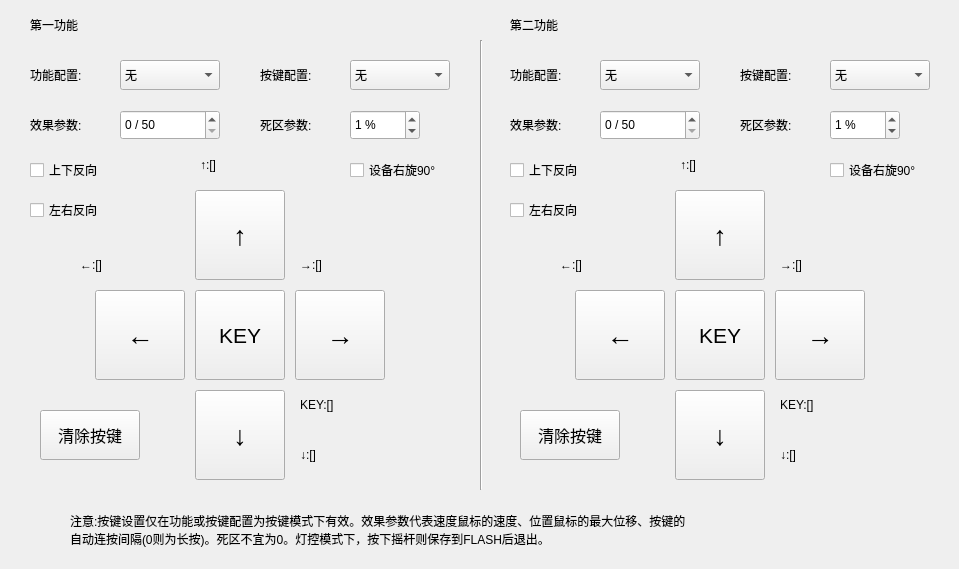
   <widget class="QWidget" name="tab_r">
    <attribute name="title">
     <string>摇杆</string>
    </attribute>
    <widget class="QComboBox" name="cBox_r_1">
     <property name="geometry">
      <rect>
       <x>120</x>
       <y>60</y>
       <width>100</width>
       <height>30</height>
      </rect>
     </property>
     <property name="focusPolicy">
      <enum>Qt::NoFocus</enum>
     </property>
     <item>
      <property name="text">
       <string>无</string>
      </property>
     </item>
     <item>
      <property name="text">
       <string>速度鼠标</string>
      </property>
     </item>
     <item>
      <property name="text">
       <string>位置鼠标</string>
      </property>
     </item>
     <item>
      <property name="text">
       <string>4向4键</string>
      </property>
     </item>
     <item>
      <property name="text">
       <string>8向4键</string>
      </property>
     </item>
    </widget>
    <widget class="QSpinBox" name="spinBox_v_1">
     <property name="geometry">
      <rect>
       <x>120</x>
       <y>110</y>
       <width>100</width>
       <height>30</height>
      </rect>
     </property>
     <property name="focusPolicy">
      <enum>Qt::NoFocus</enum>
     </property>
     <property name="suffix">
      <string> / 50</string>
     </property>
     <property name="maximum">
      <number>50</number>
     </property>
    </widget>
    <widget class="QComboBox" name="cBox_r_2">
     <property name="geometry">
      <rect>
       <x>600</x>
       <y>60</y>
       <width>100</width>
       <height>30</height>
      </rect>
     </property>
     <property name="focusPolicy">
      <enum>Qt::NoFocus</enum>
     </property>
     <item>
      <property name="text">
       <string>无</string>
      </property>
     </item>
     <item>
      <property name="text">
       <string>速度鼠标</string>
      </property>
     </item>
     <item>
      <property name="text">
       <string>位置鼠标</string>
      </property>
     </item>
     <item>
      <property name="text">
       <string>4向4键</string>
      </property>
     </item>
     <item>
      <property name="text">
       <string>8向4键</string>
      </property>
     </item>
    </widget>
    <widget class="QSpinBox" name="spinBox_v_2">
     <property name="geometry">
      <rect>
       <x>600</x>
       <y>110</y>
       <width>100</width>
       <height>30</height>
      </rect>
     </property>
     <property name="focusPolicy">
      <enum>Qt::NoFocus</enum>
     </property>
     <property name="suffix">
      <string> / 50</string>
     </property>
     <property name="maximum">
      <number>50</number>
     </property>
    </widget>
    <widget class="QSpinBox" name="spinBox_r_1">
     <property name="geometry">
      <rect>
       <x>350</x>
       <y>110</y>
       <width>70</width>
       <height>30</height>
      </rect>
     </property>
     <property name="focusPolicy">
      <enum>Qt::NoFocus</enum>
     </property>
     <property name="suffix">
      <string> %</string>
     </property>
     <property name="maximum">
      <number>100</number>
     </property>
     <property name="value">
      <number>1</number>
     </property>
    </widget>
    <widget class="QSpinBox" name="spinBox_r_2">
     <property name="geometry">
      <rect>
       <x>830</x>
       <y>110</y>
       <width>70</width>
       <height>30</height>
      </rect>
     </property>
     <property name="focusPolicy">
      <enum>Qt::NoFocus</enum>
     </property>
     <property name="suffix">
      <string> %</string>
     </property>
     <property name="maximum">
      <number>100</number>
     </property>
     <property name="value">
      <number>1</number>
     </property>
    </widget>
    <widget class="QPushButton" name="key_r_1_0">
     <property name="geometry">
      <rect>
       <x>195</x>
       <y>190</y>
       <width>90</width>
       <height>90</height>
      </rect>
     </property>
     <property name="font">
      <font>
       <pointsize>20</pointsize>
      </font>
     </property>
     <property name="focusPolicy">
      <enum>Qt::NoFocus</enum>
     </property>
     <property name="text">
      <string>↑</string>
     </property>
    </widget>
    <widget class="QPushButton" name="key_r_2_0">
     <property name="geometry">
      <rect>
       <x>675</x>
       <y>190</y>
       <width>90</width>
       <height>90</height>
      </rect>
     </property>
     <property name="font">
      <font>
       <pointsize>20</pointsize>
      </font>
     </property>
     <property name="focusPolicy">
      <enum>Qt::NoFocus</enum>
     </property>
     <property name="text">
      <string>↑</string>
     </property>
    </widget>
    <widget class="QPushButton" name="key_r_1_1">
     <property name="geometry">
      <rect>
       <x>195</x>
       <y>390</y>
       <width>90</width>
       <height>90</height>
      </rect>
     </property>
     <property name="font">
      <font>
       <pointsize>20</pointsize>
      </font>
     </property>
     <property name="focusPolicy">
      <enum>Qt::NoFocus</enum>
     </property>
     <property name="text">
      <string>↓</string>
     </property>
    </widget>
    <widget class="QPushButton" name="key_r_1_2">
     <property name="geometry">
      <rect>
       <x>95</x>
       <y>290</y>
       <width>90</width>
       <height>90</height>
      </rect>
     </property>
     <property name="font">
      <font>
       <pointsize>20</pointsize>
      </font>
     </property>
     <property name="focusPolicy">
      <enum>Qt::NoFocus</enum>
     </property>
     <property name="text">
      <string>←</string>
     </property>
    </widget>
    <widget class="QPushButton" name="key_r_1_3">
     <property name="geometry">
      <rect>
       <x>295</x>
       <y>290</y>
       <width>90</width>
       <height>90</height>
      </rect>
     </property>
     <property name="font">
      <font>
       <pointsize>20</pointsize>
      </font>
     </property>
     <property name="focusPolicy">
      <enum>Qt::NoFocus</enum>
     </property>
     <property name="text">
      <string>→</string>
     </property>
    </widget>
    <widget class="QPushButton" name="key_r_2_1">
     <property name="geometry">
      <rect>
       <x>675</x>
       <y>390</y>
       <width>90</width>
       <height>90</height>
      </rect>
     </property>
     <property name="font">
      <font>
       <pointsize>20</pointsize>
      </font>
     </property>
     <property name="focusPolicy">
      <enum>Qt::NoFocus</enum>
     </property>
     <property name="text">
      <string>↓</string>
     </property>
    </widget>
    <widget class="QPushButton" name="key_r_2_2">
     <property name="geometry">
      <rect>
       <x>575</x>
       <y>290</y>
       <width>90</width>
       <height>90</height>
      </rect>
     </property>
     <property name="font">
      <font>
       <pointsize>20</pointsize>
      </font>
     </property>
     <property name="focusPolicy">
      <enum>Qt::NoFocus</enum>
     </property>
     <property name="text">
      <string>←</string>
     </property>
    </widget>
    <widget class="QPushButton" name="key_r_2_3">
     <property name="geometry">
      <rect>
       <x>775</x>
       <y>290</y>
       <width>90</width>
       <height>90</height>
      </rect>
     </property>
     <property name="font">
      <font>
       <pointsize>20</pointsize>
      </font>
     </property>
     <property name="focusPolicy">
      <enum>Qt::NoFocus</enum>
     </property>
     <property name="text">
      <string>→</string>
     </property>
    </widget>
    <widget class="Line" name="line">
     <property name="geometry">
      <rect>
       <x>480</x>
       <y>40</y>
       <width>3</width>
       <height>450</height>
      </rect>
     </property>
     <property name="focusPolicy">
      <enum>Qt::NoFocus</enum>
     </property>
     <property name="orientation">
      <enum>Qt::Vertical</enum>
     </property>
    </widget>
    <widget class="QPushButton" name="key_r_1">
     <property name="geometry">
      <rect>
       <x>195</x>
       <y>290</y>
       <width>90</width>
       <height>90</height>
      </rect>
     </property>
     <property name="font">
      <font>
       <pointsize>16</pointsize>
      </font>
     </property>
     <property name="focusPolicy">
      <enum>Qt::NoFocus</enum>
     </property>
     <property name="text">
      <string>KEY</string>
     </property>
    </widget>
    <widget class="QLabel" name="label_8">
     <property name="geometry">
      <rect>
       <x>30</x>
       <y>10</y>
       <width>100</width>
       <height>30</height>
      </rect>
     </property>
     <property name="focusPolicy">
      <enum>Qt::NoFocus</enum>
     </property>
     <property name="text">
      <string>第一功能</string>
     </property>
    </widget>
    <widget class="QLabel" name="label_9">
     <property name="geometry">
      <rect>
       <x>510</x>
       <y>10</y>
       <width>100</width>
       <height>30</height>
      </rect>
     </property>
     <property name="focusPolicy">
      <enum>Qt::NoFocus</enum>
     </property>
     <property name="text">
      <string>第二功能</string>
     </property>
    </widget>
    <widget class="QLabel" name="label_12">
     <property name="geometry">
      <rect>
       <x>30</x>
       <y>60</y>
       <width>100</width>
       <height>30</height>
      </rect>
     </property>
     <property name="focusPolicy">
      <enum>Qt::NoFocus</enum>
     </property>
     <property name="text">
      <string>功能配置:</string>
     </property>
    </widget>
    <widget class="QLabel" name="label_13">
     <property name="geometry">
      <rect>
       <x>510</x>
       <y>60</y>
       <width>100</width>
       <height>30</height>
      </rect>
     </property>
     <property name="focusPolicy">
      <enum>Qt::NoFocus</enum>
     </property>
     <property name="text">
      <string>功能配置:</string>
     </property>
    </widget>
    <widget class="QLabel" name="label_14">
     <property name="geometry">
      <rect>
       <x>30</x>
       <y>110</y>
       <width>100</width>
       <height>30</height>
      </rect>
     </property>
     <property name="focusPolicy">
      <enum>Qt::NoFocus</enum>
     </property>
     <property name="text">
      <string>效果参数:</string>
     </property>
    </widget>
    <widget class="QLabel" name="label_15">
     <property name="geometry">
      <rect>
       <x>510</x>
       <y>110</y>
       <width>100</width>
       <height>30</height>
      </rect>
     </property>
     <property name="focusPolicy">
      <enum>Qt::NoFocus</enum>
     </property>
     <property name="text">
      <string>效果参数:</string>
     </property>
    </widget>
    <widget class="QLabel" name="label_16">
     <property name="geometry">
      <rect>
       <x>260</x>
       <y>110</y>
       <width>100</width>
       <height>30</height>
      </rect>
     </property>
     <property name="focusPolicy">
      <enum>Qt::NoFocus</enum>
     </property>
     <property name="text">
      <string>死区参数:</string>
     </property>
    </widget>
    <widget class="QLabel" name="label_17">
     <property name="geometry">
      <rect>
       <x>740</x>
       <y>110</y>
       <width>100</width>
       <height>30</height>
      </rect>
     </property>
     <property name="focusPolicy">
      <enum>Qt::NoFocus</enum>
     </property>
     <property name="text">
      <string>死区参数:</string>
     </property>
    </widget>
    <widget class="QPushButton" name="key_r_2">
     <property name="geometry">
      <rect>
       <x>675</x>
       <y>290</y>
       <width>90</width>
       <height>90</height>
      </rect>
     </property>
     <property name="font">
      <font>
       <pointsize>16</pointsize>
      </font>
     </property>
     <property name="focusPolicy">
      <enum>Qt::NoFocus</enum>
     </property>
     <property name="text">
      <string>KEY</string>
     </property>
    </widget>
    <widget class="QLabel" name="lb_r_1_0">
     <property name="geometry">
      <rect>
       <x>200</x>
       <y>150</y>
       <width>120</width>
       <height>30</height>
      </rect>
     </property>
     <property name="focusPolicy">
      <enum>Qt::NoFocus</enum>
     </property>
     <property name="text">
      <string>↑:[]</string>
     </property>
    </widget>
    <widget class="QLabel" name="lb_r_1_1">
     <property name="geometry">
      <rect>
       <x>300</x>
       <y>440</y>
       <width>120</width>
       <height>30</height>
      </rect>
     </property>
     <property name="focusPolicy">
      <enum>Qt::NoFocus</enum>
     </property>
     <property name="text">
      <string>↓:[]</string>
     </property>
    </widget>
    <widget class="QLabel" name="lb_r_1_2">
     <property name="geometry">
      <rect>
       <x>80</x>
       <y>250</y>
       <width>120</width>
       <height>30</height>
      </rect>
     </property>
     <property name="focusPolicy">
      <enum>Qt::NoFocus</enum>
     </property>
     <property name="text">
      <string>←:[]</string>
     </property>
    </widget>
    <widget class="QLabel" name="lb_r_1_3">
     <property name="geometry">
      <rect>
       <x>300</x>
       <y>250</y>
       <width>120</width>
       <height>30</height>
      </rect>
     </property>
     <property name="focusPolicy">
      <enum>Qt::NoFocus</enum>
     </property>
     <property name="text">
      <string>→:[]</string>
     </property>
    </widget>
    <widget class="QLabel" name="lb_r_1">
     <property name="geometry">
      <rect>
       <x>300</x>
       <y>390</y>
       <width>120</width>
       <height>30</height>
      </rect>
     </property>
     <property name="focusPolicy">
      <enum>Qt::NoFocus</enum>
     </property>
     <property name="text">
      <string>KEY:[]</string>
     </property>
    </widget>
    <widget class="QLabel" name="lb_r_2">
     <property name="geometry">
      <rect>
       <x>780</x>
       <y>390</y>
       <width>120</width>
       <height>30</height>
      </rect>
     </property>
     <property name="focusPolicy">
      <enum>Qt::NoFocus</enum>
     </property>
     <property name="text">
      <string>KEY:[]</string>
     </property>
    </widget>
    <widget class="QLabel" name="lb_r_2_0">
     <property name="geometry">
      <rect>
       <x>680</x>
       <y>150</y>
       <width>120</width>
       <height>30</height>
      </rect>
     </property>
     <property name="focusPolicy">
      <enum>Qt::NoFocus</enum>
     </property>
     <property name="text">
      <string>↑:[]</string>
     </property>
    </widget>
    <widget class="QLabel" name="lb_r_2_1">
     <property name="geometry">
      <rect>
       <x>780</x>
       <y>440</y>
       <width>120</width>
       <height>30</height>
      </rect>
     </property>
     <property name="focusPolicy">
      <enum>Qt::NoFocus</enum>
     </property>
     <property name="text">
      <string>↓:[]</string>
     </property>
    </widget>
    <widget class="QLabel" name="lb_r_2_2">
     <property name="geometry">
      <rect>
       <x>560</x>
       <y>250</y>
       <width>120</width>
       <height>30</height>
      </rect>
     </property>
     <property name="focusPolicy">
      <enum>Qt::NoFocus</enum>
     </property>
     <property name="text">
      <string>←:[]</string>
     </property>
    </widget>
    <widget class="QLabel" name="lb_r_2_3">
     <property name="geometry">
      <rect>
       <x>780</x>
       <y>250</y>
       <width>120</width>
       <height>30</height>
      </rect>
     </property>
     <property name="focusPolicy">
      <enum>Qt::NoFocus</enum>
     </property>
     <property name="text">
      <string>→:[]</string>
     </property>
    </widget>
    <widget class="QLabel" name="label_20">
     <property name="geometry">
      <rect>
       <x>70</x>
       <y>500</y>
       <width>800</width>
       <height>60</height>
      </rect>
     </property>
     <property name="focusPolicy">
      <enum>Qt::NoFocus</enum>
     </property>
     <property name="text">
      <string>注意:按键设置仅在功能或按键配置为按键模式下有效。效果参数代表速度鼠标的速度、位置鼠标的最大位移、按键的
自动连按间隔(0则为长按)。死区不宜为0。灯控模式下，按下摇杆则保存到FLASH后退出。</string>
     </property>
    </widget>
    <widget class="QCheckBox" name="cB_r_y_1">
     <property name="geometry">
      <rect>
       <x>30</x>
       <y>160</y>
       <width>100</width>
       <height>20</height>
      </rect>
     </property>
     <property name="focusPolicy">
      <enum>Qt::NoFocus</enum>
     </property>
     <property name="text">
      <string>上下反向</string>
     </property>
    </widget>
    <widget class="QCheckBox" name="cB_r_y_2">
     <property name="geometry">
      <rect>
       <x>510</x>
       <y>160</y>
       <width>100</width>
       <height>20</height>
      </rect>
     </property>
     <property name="focusPolicy">
      <enum>Qt::NoFocus</enum>
     </property>
     <property name="text">
      <string>上下反向</string>
     </property>
    </widget>
    <widget class="QCheckBox" name="cB_r_x_1">
     <property name="geometry">
      <rect>
       <x>30</x>
       <y>200</y>
       <width>100</width>
       <height>20</height>
      </rect>
     </property>
     <property name="focusPolicy">
      <enum>Qt::NoFocus</enum>
     </property>
     <property name="text">
      <string>左右反向</string>
     </property>
    </widget>
    <widget class="QCheckBox" name="cB_r_x_2">
     <property name="geometry">
      <rect>
       <x>510</x>
       <y>200</y>
       <width>100</width>
       <height>20</height>
      </rect>
     </property>
     <property name="focusPolicy">
      <enum>Qt::NoFocus</enum>
     </property>
     <property name="text">
      <string>左右反向</string>
     </property>
    </widget>
    <widget class="QLabel" name="label_41">
     <property name="geometry">
      <rect>
       <x>260</x>
       <y>60</y>
       <width>100</width>
       <height>30</height>
      </rect>
     </property>
     <property name="focusPolicy">
      <enum>Qt::NoFocus</enum>
     </property>
     <property name="text">
      <string>按键配置:</string>
     </property>
    </widget>
    <widget class="QComboBox" name="cBox_r_key_1">
     <property name="geometry">
      <rect>
       <x>350</x>
       <y>60</y>
       <width>100</width>
       <height>30</height>
      </rect>
     </property>
     <property name="focusPolicy">
      <enum>Qt::NoFocus</enum>
     </property>
     <item>
      <property name="text">
       <string>无</string>
      </property>
     </item>
     <item>
      <property name="text">
       <string>单按键</string>
      </property>
     </item>
    </widget>
    <widget class="QLabel" name="label_42">
     <property name="geometry">
      <rect>
       <x>740</x>
       <y>60</y>
       <width>100</width>
       <height>30</height>
      </rect>
     </property>
     <property name="focusPolicy">
      <enum>Qt::NoFocus</enum>
     </property>
     <property name="text">
      <string>按键配置:</string>
     </property>
    </widget>
    <widget class="QComboBox" name="cBox_r_key_2">
     <property name="geometry">
      <rect>
       <x>830</x>
       <y>60</y>
       <width>100</width>
       <height>30</height>
      </rect>
     </property>
     <property name="focusPolicy">
      <enum>Qt::NoFocus</enum>
     </property>
     <item>
      <property name="text">
       <string>无</string>
      </property>
     </item>
     <item>
      <property name="text">
       <string>单按键</string>
      </property>
     </item>
    </widget>
    <widget class="QPushButton" name="key_clear_r_1">
     <property name="geometry">
      <rect>
       <x>40</x>
       <y>410</y>
       <width>100</width>
       <height>50</height>
      </rect>
     </property>
     <property name="font">
      <font>
       <pointsize>12</pointsize>
      </font>
     </property>
     <property name="focusPolicy">
      <enum>Qt::NoFocus</enum>
     </property>
     <property name="text">
      <string>清除按键</string>
     </property>
    </widget>
    <widget class="QPushButton" name="key_clear_r_2">
     <property name="geometry">
      <rect>
       <x>520</x>
       <y>410</y>
       <width>100</width>
       <height>50</height>
      </rect>
     </property>
     <property name="font">
      <font>
       <pointsize>12</pointsize>
      </font>
     </property>
     <property name="focusPolicy">
      <enum>Qt::NoFocus</enum>
     </property>
     <property name="text">
      <string>清除按键</string>
     </property>
    </widget>
    <widget class="QCheckBox" name="cB_r_r_1">
     <property name="geometry">
      <rect>
       <x>350</x>
       <y>160</y>
       <width>120</width>
       <height>20</height>
      </rect>
     </property>
     <property name="focusPolicy">
      <enum>Qt::NoFocus</enum>
     </property>
     <property name="text">
      <string>设备右旋90°</string>
     </property>
    </widget>
    <widget class="QCheckBox" name="cB_r_r_2">
     <property name="geometry">
      <rect>
       <x>830</x>
       <y>160</y>
       <width>120</width>
       <height>20</height>
      </rect>
     </property>
     <property name="focusPolicy">
      <enum>Qt::NoFocus</enum>
     </property>
     <property name="text">
      <string>设备右旋90°</string>
     </property>
    </widget>
   </widget>
